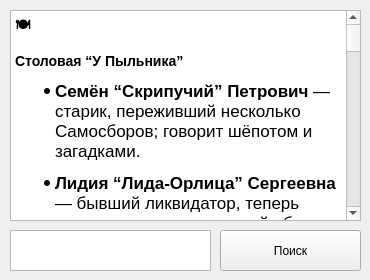
    <widget class="QWidget" name="NPC">
     <attribute name="title">
      <string>NPC</string>
     </attribute>
     <widget class="QTextEdit" name="textEdit_5">
      <property name="geometry">
       <rect>
        <x>10</x>
        <y>10</y>
        <width>351</width>
        <height>211</height>
       </rect>
      </property>
      <property name="html">
       <string>&lt;!DOCTYPE HTML PUBLIC &quot;-//W3C//DTD HTML 4.0//EN&quot; &quot;http://www.w3.org/TR/REC-html40/strict.dtd&quot;&gt;
&lt;html&gt;&lt;head&gt;&lt;meta name=&quot;qrichtext&quot; content=&quot;1&quot; /&gt;&lt;meta charset=&quot;utf-8&quot; /&gt;&lt;style type=&quot;text/css&quot;&gt;
p, li { white-space: pre-wrap; }
hr { height: 1px; border-width: 0; }
li.unchecked::marker { content: &quot;\2610&quot;; }
li.checked::marker { content: &quot;\2612&quot;; }
&lt;/style&gt;&lt;/head&gt;&lt;body style=&quot; font-family:'.AppleSystemUIFont'; font-size:13pt; font-weight:400; font-style:normal;&quot;&gt;
&lt;h3 style=&quot; margin-top:14px; margin-bottom:12px; margin-left:0px; margin-right:0px; -qt-block-indent:0; text-indent:0px;&quot;&gt;&lt;span style=&quot; font-size:large; font-weight:700;&quot;&gt;🍽️ &lt;/span&gt;&lt;/h3&gt;
&lt;h3 style=&quot; margin-top:14px; margin-bottom:12px; margin-left:0px; margin-right:0px; -qt-block-indent:0; text-indent:0px;&quot;&gt;&lt;span style=&quot; font-size:large; font-weight:700;&quot;&gt;Столовая “У Пыльника”&lt;/span&gt;&lt;/h3&gt;
&lt;ul style=&quot;margin-top: 0px; margin-bottom: 0px; margin-left: 0px; margin-right: 0px; -qt-list-indent: 1;&quot;&gt;
&lt;li style=&quot; margin-top:12px; margin-bottom:12px; margin-left:0px; margin-right:0px; -qt-block-indent:0; text-indent:0px;&quot;&gt;&lt;span style=&quot; font-weight:700;&quot;&gt;Семён “Скрипучий” Петрович&lt;/span&gt; — старик, переживший несколько Самосборов; говорит шёпотом и загадками.&lt;/li&gt;
&lt;li style=&quot; margin-top:12px; margin-bottom:12px; margin-left:0px; margin-right:0px; -qt-block-indent:0; text-indent:0px;&quot;&gt;&lt;span style=&quot; font-weight:700;&quot;&gt;Лидия “Лида-Орлица” Сергеевна&lt;/span&gt; — бывший ликвидатор, теперь контролирует нелегальный обмен; властная и наблюдательная.&lt;/li&gt;
&lt;li style=&quot; margin-top:12px; margin-bottom:12px; margin-left:0px; margin-right:0px; -qt-block-indent:0; text-indent:0px;&quot;&gt;&lt;span style=&quot; font-weight:700;&quot;&gt;Паша “Пустозвон” Дроганов&lt;/span&gt; — болтливый выдумщик, знает всё про всех.&lt;/li&gt;
&lt;li style=&quot; margin-top:12px; margin-bottom:12px; margin-left:0px; margin-right:0px; -qt-block-indent:0; text-indent:0px;&quot;&gt;&lt;span style=&quot; font-weight:700;&quot;&gt;Николай “Тихий” Исаев&lt;/span&gt; — замкнутый бывший техник, возможно, знает секреты блока.&lt;/li&gt;
&lt;li style=&quot; margin-top:12px; margin-bottom:12px; margin-left:0px; margin-right:0px; -qt-block-indent:0; text-indent:0px;&quot;&gt;&lt;span style=&quot; font-weight:700;&quot;&gt;Тётя Маша&lt;/span&gt; — хозяйка столовой, громкая и навязчивая, “сводница” и центр слухов.&lt;/li&gt;&lt;/ul&gt;
&lt;p style=&quot;-qt-paragraph-type:empty; margin-top:12px; margin-bottom:12px; margin-left:0px; margin-right:0px; -qt-block-indent:0; text-indent:0px;&quot;&gt;&lt;br /&gt;&lt;/p&gt;
&lt;hr /&gt;
&lt;h3 style=&quot; margin-top:14px; margin-bottom:12px; margin-left:0px; margin-right:0px; -qt-block-indent:0; text-indent:0px;&quot;&gt;&lt;span style=&quot; font-size:large; font-weight:700;&quot;&gt;🔧 &lt;/span&gt;&lt;/h3&gt;
&lt;h3 style=&quot; margin-top:14px; margin-bottom:12px; margin-left:0px; margin-right:0px; -qt-block-indent:0; text-indent:0px;&quot;&gt;&lt;span style=&quot; font-size:large; font-weight:700;&quot;&gt;Цех №17&lt;/span&gt;&lt;/h3&gt;
&lt;ul style=&quot;margin-top: 0px; margin-bottom: 0px; margin-left: 0px; margin-right: 0px; -qt-list-indent: 1;&quot;&gt;
&lt;li style=&quot; margin-top:12px; margin-bottom:12px; margin-left:0px; margin-right:0px; -qt-block-indent:0; text-indent:0px;&quot;&gt;&lt;span style=&quot; font-weight:700;&quot;&gt;Алексей “Старый Механик” Кочергин&lt;/span&gt; — наставник рабочих, мастер станков, харизматичный старик.&lt;/li&gt;
&lt;li style=&quot; margin-top:12px; margin-bottom:12px; margin-left:0px; margin-right:0px; -qt-block-indent:0; text-indent:0px;&quot;&gt;&lt;span style=&quot; font-weight:700;&quot;&gt;Ирина “Сварка” Тихонова&lt;/span&gt; — грубая и ироничная сварщица, уважаемая за профессионализм.&lt;/li&gt;
&lt;li style=&quot; margin-top:12px; margin-bottom:12px; margin-left:0px; margin-right:0px; -qt-block-indent:0; text-indent:0px;&quot;&gt;&lt;span style=&quot; font-weight:700;&quot;&gt;Григорий “Шило” Карпенко&lt;/span&gt; — нервный и умный техник, возможно, связан с подпольем.&lt;/li&gt;
&lt;li style=&quot; margin-top:12px; margin-bottom:12px; margin-left:0px; margin-right:0px; -qt-block-indent:0; text-indent:0px;&quot;&gt;&lt;span style=&quot; font-weight:700;&quot;&gt;Валентина “Мама Валя” Андреева&lt;/span&gt; — добрая и заботливая, бывшая медсестра, помогает всем.&lt;/li&gt;
&lt;li style=&quot; margin-top:12px; margin-bottom:12px; margin-left:0px; margin-right:0px; -qt-block-indent:0; text-indent:0px;&quot;&gt;&lt;span style=&quot; font-weight:700;&quot;&gt;Фёдор “Док” Круглов&lt;/span&gt; — бывший врач, “лечит” станки как пациентов, слегка безумен.&lt;/li&gt;&lt;/ul&gt;
&lt;p style=&quot;-qt-paragraph-type:empty; margin-top:12px; margin-bottom:12px; margin-left:0px; margin-right:0px; -qt-block-indent:0; text-indent:0px;&quot;&gt;&lt;br /&gt;&lt;/p&gt;
&lt;hr /&gt;
&lt;h3 style=&quot; margin-top:14px; margin-bottom:12px; margin-left:0px; margin-right:0px; -qt-block-indent:0; text-indent:0px;&quot;&gt;&lt;span style=&quot; font-size:large; font-weight:700;&quot;&gt;🧪 &lt;/span&gt;&lt;/h3&gt;
&lt;h3 style=&quot; margin-top:14px; margin-bottom:12px; margin-left:0px; margin-right:0px; -qt-block-indent:0; text-indent:0px;&quot;&gt;&lt;span style=&quot; font-size:large; font-weight:700;&quot;&gt;НИИ “Исследования пыли”&lt;/span&gt;&lt;/h3&gt;
&lt;ul style=&quot;margin-top: 0px; margin-bottom: 0px; margin-left: 0px; margin-right: 0px; -qt-list-indent: 1;&quot;&gt;
&lt;li style=&quot; margin-top:12px; margin-bottom:12px; margin-left:0px; margin-right:0px; -qt-block-indent:0; text-indent:0px;&quot;&gt;&lt;span style=&quot; font-weight:700;&quot;&gt;Владимир “Пылевик” Серебров&lt;/span&gt; — пожилой учёный, одержим пылью, рассеянный и умный.&lt;/li&gt;
&lt;li style=&quot; margin-top:12px; margin-bottom:12px; margin-left:0px; margin-right:0px; -qt-block-indent:0; text-indent:0px;&quot;&gt;&lt;span style=&quot; font-weight:700;&quot;&gt;Галина “Шумная” Козлова&lt;/span&gt; — быстрая, гениальная, но психически нестабильная исследовательница.&lt;/li&gt;
&lt;li style=&quot; margin-top:12px; margin-bottom:12px; margin-left:0px; margin-right:0px; -qt-block-indent:0; text-indent:0px;&quot;&gt;&lt;span style=&quot; font-weight:700;&quot;&gt;Андрей “Немой” Ильин&lt;/span&gt; — молчаливый лаборант с тяжёлым прошлым, хранит тайну.&lt;/li&gt;
&lt;li style=&quot; margin-top:12px; margin-bottom:12px; margin-left:0px; margin-right:0px; -qt-block-indent:0; text-indent:0px;&quot;&gt;&lt;span style=&quot; font-weight:700;&quot;&gt;Виктор “Ловкач” Самсонов&lt;/span&gt; — физик-саркастик, мастер аппаратов, любит подшучивать.&lt;/li&gt;
&lt;li style=&quot; margin-top:12px; margin-bottom:12px; margin-left:0px; margin-right:0px; -qt-block-indent:0; text-indent:0px;&quot;&gt;&lt;span style=&quot; font-weight:700;&quot;&gt;Ольга “Чёрная Рука” Климова&lt;/span&gt; — безэмоциональная психологиня, носит чёрные перчатки, может быть опасной.&lt;/li&gt;&lt;/ul&gt;
&lt;p style=&quot;-qt-paragraph-type:empty; margin-top:12px; margin-bottom:12px; margin-left:0px; margin-right:0px; -qt-block-indent:0; text-indent:0px;&quot;&gt;&lt;br /&gt;&lt;/p&gt;
&lt;hr /&gt;
&lt;h3 style=&quot; margin-top:14px; margin-bottom:12px; margin-left:0px; margin-right:0px; -qt-block-indent:0; text-indent:0px;&quot;&gt;&lt;span style=&quot; font-size:large; font-weight:700;&quot;&gt;🏥 &lt;/span&gt;&lt;/h3&gt;
&lt;h3 style=&quot; margin-top:14px; margin-bottom:12px; margin-left:0px; margin-right:0px; -qt-block-indent:0; text-indent:0px;&quot;&gt;&lt;span style=&quot; font-size:large; font-weight:700;&quot;&gt;Медпункт “Здравие”&lt;/span&gt;&lt;/h3&gt;
&lt;ul style=&quot;margin-top: 0px; margin-bottom: 0px; margin-left: 0px; margin-right: 0px; -qt-list-indent: 1;&quot;&gt;
&lt;li style=&quot; margin-top:12px; margin-bottom:12px; margin-left:0px; margin-right:0px; -qt-block-indent:0; text-indent:0px;&quot;&gt;&lt;span style=&quot; font-weight:700;&quot;&gt;Елизавета “Тётя Лиза” Колосова&lt;/span&gt; — главврач, строгая и суровая, пережила личную трагедию.&lt;/li&gt;
&lt;li style=&quot; margin-top:12px; margin-bottom:12px; margin-left:0px; margin-right:0px; -qt-block-indent:0; text-indent:0px;&quot;&gt;&lt;span style=&quot; font-weight:700;&quot;&gt;Кирилл “Костоправ” Савельев&lt;/span&gt; — фельдшер с чёрным юмором, грубый, но надёжен.&lt;/li&gt;
&lt;li style=&quot; margin-top:12px; margin-bottom:12px; margin-left:0px; margin-right:0px; -qt-block-indent:0; text-indent:0px;&quot;&gt;&lt;span style=&quot; font-weight:700;&quot;&gt;Анна “Шептунья” Матвеева&lt;/span&gt; — тихая, загадочная медсестра, говорит пословицами, будто видит сверхъестественное.&lt;/li&gt;
&lt;li style=&quot; margin-top:12px; margin-bottom:12px; margin-left:0px; margin-right:0px; -qt-block-indent:0; text-indent:0px;&quot;&gt;&lt;span style=&quot; font-weight:700;&quot;&gt;Михаил “Пилюлька” Соколов&lt;/span&gt; — весёлый и добрый аптекарь, любит всех лечить и шутить.&lt;/li&gt;
&lt;li style=&quot; margin-top:12px; margin-bottom:12px; margin-left:0px; margin-right:0px; -qt-block-indent:0; text-indent:0px;&quot;&gt;&lt;span style=&quot; font-weight:700;&quot;&gt;Фёдор “Чистюля” Бородин&lt;/span&gt; — старший медбрат, помешан на чистоте, бывший хирург.&lt;/li&gt;&lt;/ul&gt;
&lt;p style=&quot;-qt-paragraph-type:empty; margin-top:12px; margin-bottom:12px; margin-left:0px; margin-right:0px; -qt-block-indent:0; text-indent:0px;&quot;&gt;&lt;br /&gt;&lt;/p&gt;
&lt;hr /&gt;
&lt;h3 style=&quot; margin-top:14px; margin-bottom:12px; margin-left:0px; margin-right:0px; -qt-block-indent:0; text-indent:0px;&quot;&gt;&lt;span style=&quot; font-size:large; font-weight:700;&quot;&gt;🛡️ &lt;/span&gt;&lt;/h3&gt;
&lt;h3 style=&quot; margin-top:14px; margin-bottom:12px; margin-left:0px; margin-right:0px; -qt-block-indent:0; text-indent:0px;&quot;&gt;&lt;span style=&quot; font-size:large; font-weight:700;&quot;&gt;Казармы ликвидаторов&lt;/span&gt;&lt;/h3&gt;
&lt;ul style=&quot;margin-top: 0px; margin-bottom: 0px; margin-left: 0px; margin-right: 0px; -qt-list-indent: 1;&quot;&gt;
&lt;li style=&quot; margin-top:12px; margin-bottom:12px; margin-left:0px; margin-right:0px; -qt-block-indent:0; text-indent:0px;&quot;&gt;&lt;span style=&quot; font-weight:700;&quot;&gt;Иван “Молот” Карташов&lt;/span&gt; — командир, суровый ветеран, почти легенда, обладает “чуйкой” на Самосбор.&lt;/li&gt;
&lt;li style=&quot; margin-top:12px; margin-bottom:12px; margin-left:0px; margin-right:0px; -qt-block-indent:0; text-indent:0px;&quot;&gt;&lt;span style=&quot; font-weight:700;&quot;&gt;Светлана “Рептилия” Трофимова&lt;/span&gt; — ловкая разведчица, иронична и опасна.&lt;/li&gt;
&lt;li style=&quot; margin-top:12px; margin-bottom:12px; margin-left:0px; margin-right:0px; -qt-block-indent:0; text-indent:0px;&quot;&gt;&lt;span style=&quot; font-weight:700;&quot;&gt;Максим “Кулак” Борисов&lt;/span&gt; — молчаливый и сильный, с трагичным прошлым, склонен к ярости.&lt;/li&gt;
&lt;li style=&quot; margin-top:12px; margin-bottom:12px; margin-left:0px; margin-right:0px; -qt-block-indent:0; text-indent:0px;&quot;&gt;&lt;span style=&quot; font-weight:700;&quot;&gt;Олег “Менгеле” Печенев&lt;/span&gt; — полевой медик, добрый и спокойный, внушает доверие.&lt;/li&gt;
&lt;li style=&quot; margin-top:12px; margin-bottom:12px; margin-left:0px; margin-right:0px; -qt-block-indent:0; text-indent:0px;&quot;&gt;&lt;span style=&quot; font-weight:700;&quot;&gt;Антон “Пластун” Лаптев&lt;/span&gt; — бесшумный разведчик, таинственный и пугающий.&lt;/li&gt;&lt;/ul&gt;
&lt;p style=&quot;-qt-paragraph-type:empty; margin-top:12px; margin-bottom:12px; margin-left:0px; margin-right:0px; -qt-block-indent:0; text-indent:0px;&quot;&gt;&lt;br /&gt;&lt;/p&gt;
&lt;hr /&gt;
&lt;h3 style=&quot; margin-top:14px; margin-bottom:12px; margin-left:0px; margin-right:0px; -qt-block-indent:0; text-indent:0px;&quot;&gt;&lt;span style=&quot; font-size:large; font-weight:700;&quot;&gt;⚙️ &lt;/span&gt;&lt;/h3&gt;
&lt;h3 style=&quot; margin-top:14px; margin-bottom:12px; margin-left:0px; margin-right:0px; -qt-block-indent:0; text-indent:0px;&quot;&gt;&lt;span style=&quot; font-size:large; font-weight:700;&quot;&gt;Технические помещения&lt;/span&gt;&lt;/h3&gt;
&lt;ul style=&quot;margin-top: 0px; margin-bottom: 0px; margin-left: 0px; margin-right: 0px; -qt-list-indent: 1;&quot;&gt;
&lt;li style=&quot; margin-top:12px; margin-bottom:12px; margin-left:0px; margin-right:0px; -qt-block-indent:0; text-indent:0px;&quot;&gt;&lt;span style=&quot; font-weight:700;&quot;&gt;Семен “Теневой” Павлов&lt;/span&gt; — мастер коммуникаций, молчаливый и почти мистический техник, “исчезает в тени”.&lt;/li&gt;
&lt;li style=&quot; margin-top:12px; margin-bottom:12px; margin-left:0px; margin-right:0px; -qt-block-indent:0; text-indent:0px;&quot;&gt;&lt;span style=&quot; font-weight:700;&quot;&gt;Анфиса “Шиза” Миронова&lt;/span&gt; — странная женщина-инженер, слышит “шёпот труб”, считает их живыми.&lt;/li&gt;&lt;/ul&gt;
&lt;p style=&quot;-qt-paragraph-type:empty; margin-top:12px; margin-bottom:12px; margin-left:0px; margin-right:0px; -qt-block-indent:0; text-indent:0px;&quot;&gt;&lt;br /&gt;&lt;/p&gt;
&lt;hr /&gt;
&lt;h3 style=&quot; margin-top:14px; margin-bottom:12px; margin-left:0px; margin-right:0px; -qt-block-indent:0; text-indent:0px;&quot;&gt;&lt;span style=&quot; font-size:large; font-weight:700;&quot;&gt;🏚️ &lt;/span&gt;&lt;/h3&gt;
&lt;h3 style=&quot; margin-top:14px; margin-bottom:12px; margin-left:0px; margin-right:0px; -qt-block-indent:0; text-indent:0px;&quot;&gt;&lt;span style=&quot; font-size:large; font-weight:700;&quot;&gt;Двор, памятник Пыльникову&lt;/span&gt;&lt;/h3&gt;
&lt;ul style=&quot;margin-top: 0px; margin-bottom: 0px; margin-left: 0px; margin-right: 0px; -qt-list-indent: 1;&quot;&gt;
&lt;li style=&quot; margin-top:12px; margin-bottom:12px; margin-left:0px; margin-right:0px; -qt-block-indent:0; text-indent:0px;&quot;&gt;&lt;span style=&quot; font-weight:700;&quot;&gt;Прасковья “Бабка Пыльникова” Ветрова&lt;/span&gt; — старуха с мутным прошлым, возможно, знает древнюю тайну блока. Сидит у памятника и “разговаривает” с ним.&lt;/li&gt;&lt;/ul&gt;
&lt;p style=&quot;-qt-paragraph-type:empty; margin-top:12px; margin-bottom:12px; margin-left:0px; margin-right:0px; -qt-block-indent:0; text-indent:0px;&quot;&gt;&lt;br /&gt;&lt;/p&gt;
&lt;hr /&gt;
&lt;h3 style=&quot; margin-top:14px; margin-bottom:12px; margin-left:0px; margin-right:0px; -qt-block-indent:0; text-indent:0px;&quot;&gt;&lt;span style=&quot; font-size:large; font-weight:700;&quot;&gt;🏛️ &lt;/span&gt;&lt;/h3&gt;
&lt;h3 style=&quot; margin-top:14px; margin-bottom:12px; margin-left:0px; margin-right:0px; -qt-block-indent:0; text-indent:0px;&quot;&gt;&lt;span style=&quot; font-size:large; font-weight:700;&quot;&gt;Представительство партии&lt;/span&gt;&lt;/h3&gt;
&lt;p style=&quot; margin-top:12px; margin-bottom:12px; margin-left:0px; margin-right:0px; -qt-block-indent:0; text-indent:0px;&quot;&gt;&lt;br /&gt;&lt;/p&gt;
&lt;p style=&quot; margin-top:12px; margin-bottom:12px; margin-left:0px; margin-right:0px; -qt-block-indent:0; text-indent:0px;&quot;&gt;&lt;span style=&quot; font-style:italic;&quot;&gt;(NPC здесь описаны косвенно)&lt;/span&gt;&lt;/p&gt;
&lt;ul style=&quot;margin-top: 0px; margin-bottom: 0px; margin-left: 0px; margin-right: 0px; -qt-list-indent: 1;&quot;&gt;
&lt;li style=&quot; margin-top:12px; margin-bottom:12px; margin-left:0px; margin-right:0px; -qt-block-indent:0; text-indent:0px;&quot;&gt;&lt;span style=&quot; font-weight:700;&quot;&gt;Стражи Партии&lt;/span&gt; — безымянные, молчаливые ликвидаторы при представительстве. Никогда не говорят, внушают страх.&lt;/li&gt;
&lt;li style=&quot; margin-top:12px; margin-bottom:12px; margin-left:0px; margin-right:0px; -qt-block-indent:0; text-indent:0px;&quot;&gt;&lt;span style=&quot; font-weight:700;&quot;&gt;Глава партии (на экране)&lt;/span&gt; — появляется через телевизор, обращается напрямую к игрокам. Возможно, не человек вовсе. &lt;/li&gt;&lt;/ul&gt;&lt;/body&gt;&lt;/html&gt;</string>
      </property>
     </widget>
     <widget class="QTextEdit" name="textEdit_6">
      <property name="geometry">
       <rect>
        <x>10</x>
        <y>230</y>
        <width>201</width>
        <height>41</height>
       </rect>
      </property>
     </widget>
     <widget class="QPushButton" name="pushButton_4">
      <property name="geometry">
       <rect>
        <x>220</x>
        <y>230</y>
        <width>141</width>
        <height>41</height>
       </rect>
      </property>
      <property name="text">
       <string>Поиск</string>
      </property>
     </widget>
    </widget>
